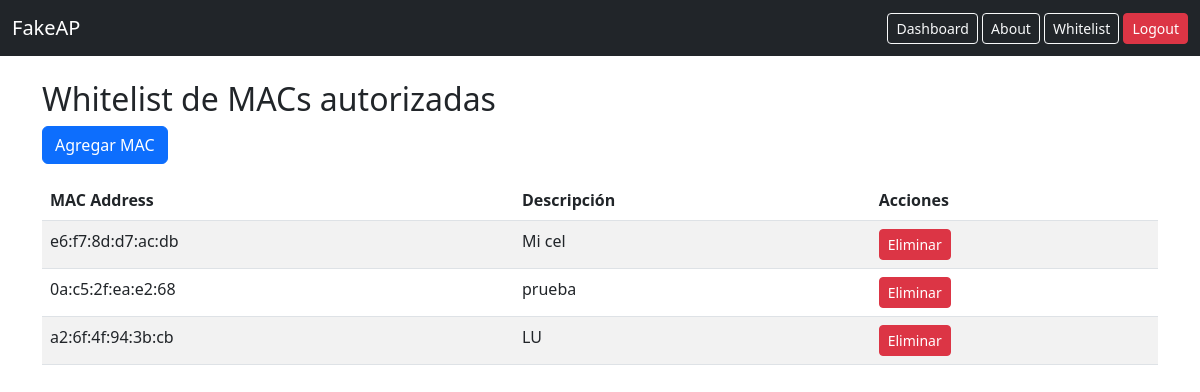
The app's page /whitelist/ (signed in), older data.
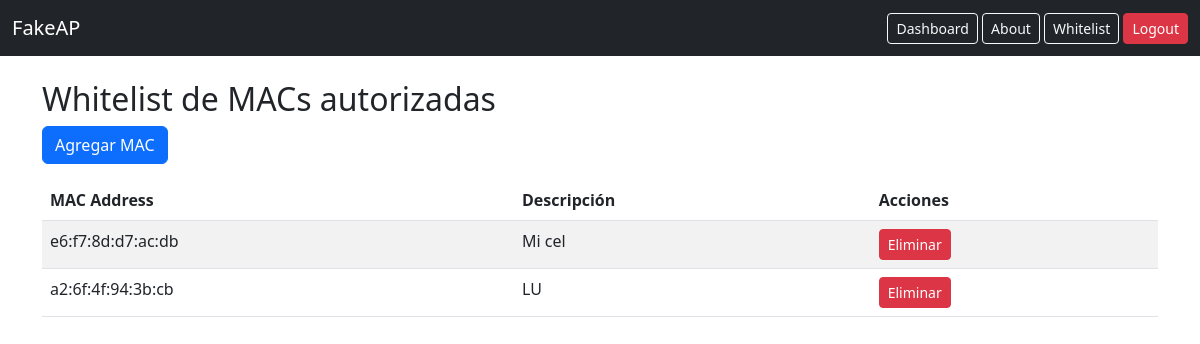
The same page, newer data.
### board/models.py (models this page shows, shortened)
class AllowedDevice(models.Model):
    mac_address = models.CharField("Dirección MAC", max_length=17, unique=True)
    description = models.CharField("Descripción", max_length=100, blank=True)

### board/views.py (the view)
# urls.py: path('whitelist/', views.whitelist_list, name='whitelist_list'),
@login_required
def whitelist_list(request):
    devices = AllowedDevice.objects.all()
    return render(request, 'board/whitelist_list.html', {'devices': devices})

### board/templates/board/whitelist_list.html (shortened to what this page needs)
{% extends 'board/base.html' %}
{% block content %}
<h2>Whitelist de MACs autorizadas</h2>
<a href="{% url 'whitelist_add' %}" class="btn btn-primary mb-3">Agregar MAC</a>
<table class="table table-striped">
    <thead>
        <tr>
            <th>MAC Address</th>
            <th>Descripción</th>
            <th>Acciones</th>
        </tr>
    </thead>
    <tbody>
    {% for device in devices %}
        <tr>
            <td>{{ device.mac_address }}</td>
            <td>{{ device.description }}</td>
            <td>
                <form action="{% url 'whitelist_delete' device.pk %}" method="post" style="display:inline;">
                    <button class="btn btn-danger btn-sm" type="submit" onclick="return confirm('¿Eliminar esta MAC?')">Eliminar</button>
                </form>
            </td>
        </tr>
    {% empty %}
        <tr><td colspan="3">No hay MACs en la whitelist.</td></tr>
    {% endfor %}
    </tbody>
</table>
{% endblock %}

Row changes from the older to the newer data that the page shows:
removed AllowedDevice: mac_address "0a:c5:2f:ea:e2:68", description "prueba"
